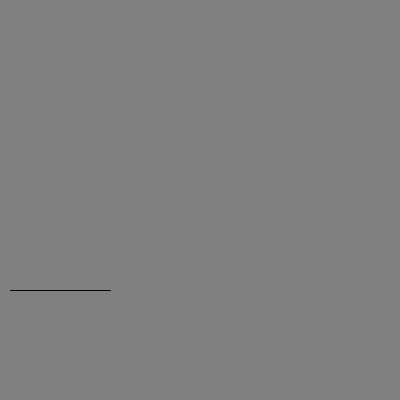
Frame 1 (no input)
Frame 60 (the mouse pressed at the canvas centre just before this capture): identical to frame 1, image omitted
Frame 120 (the mouse held since frame 60 and released just before this capture): identical to frame 1, image omitted

The Processing sketch that drew this single still picture (run headless with seeded random() and noise(); from frame 60 on, the mouse is pressed at the canvas centre):

// Processing sketch: paper2
// ── paper2.pde
float angle = 0.0; 
float r = 100.0;
float x, y;
void setup() {  
  size(400, 400);
}

void draw() { 
background(128);
x = 10 + r * cos(angle * PI / 180); 
y = 290 - r * sin(angle * PI / 180); 
line(10, 290, x, y);
}

void mouseDragged() { 
if (mouseY < pmouseY) 
{    
  angle++;
    if (angle > 90) {
    angle = 90.0;    
  }  
}  
  else {    
  angle--;  
    if (angle < 0.0) {  
      angle = 0.0; 
    }  
  }
}
